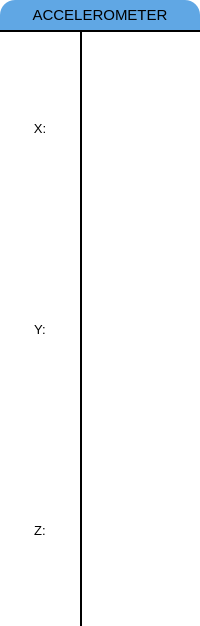
                        <widget class="QFrame" name="frame_13">
                         <property name="minimumSize">
                          <size>
                           <width>150</width>
                           <height>0</height>
                          </size>
                         </property>
                         <property name="maximumSize">
                          <size>
                           <width>16777215</width>
                           <height>16777215</height>
                          </size>
                         </property>
                         <property name="styleSheet">
                          <string notr="true">background:white;
border-radius: 15px;</string>
                         </property>
                         <property name="frameShape">
                          <enum>QFrame::StyledPanel</enum>
                         </property>
                         <property name="frameShadow">
                          <enum>QFrame::Raised</enum>
                         </property>
                         <layout class="QVBoxLayout" name="verticalLayout_17" stretch="0,1">
                          <property name="spacing">
                           <number>0</number>
                          </property>
                          <property name="leftMargin">
                           <number>0</number>
                          </property>
                          <property name="topMargin">
                           <number>0</number>
                          </property>
                          <property name="rightMargin">
                           <number>0</number>
                          </property>
                          <property name="bottomMargin">
                           <number>0</number>
                          </property>
                          <item>
                           <widget class="QLabel" name="label_37">
                            <property name="minimumSize">
                             <size>
                              <width>0</width>
                              <height>30</height>
                             </size>
                            </property>
                            <property name="font">
                             <font>
                              <pointsize>11</pointsize>
                             </font>
                            </property>
                            <property name="styleSheet">
                             <string notr="true">background:transparent;
background:#60A7E4;
border-top-left-radius: 15px;
border-top-right-radius: 15px;
border-bottom-left-radius: 0px;
border-bottom-right-radius: 0px;</string>
                            </property>
                            <property name="text">
                             <string>ACCELEROMETER</string>
                            </property>
                            <property name="alignment">
                             <set>Qt::AlignCenter</set>
                            </property>
                           </widget>
                          </item>
                          <item>
                           <widget class="QFrame" name="frame_55">
                            <property name="sizePolicy">
                             <sizepolicy hsizetype="Preferred" vsizetype="Preferred">
                              <horstretch>0</horstretch>
                              <verstretch>0</verstretch>
                             </sizepolicy>
                            </property>
                            <property name="styleSheet">
                             <string notr="true">border-top:1.5px solid black;
border-top-left-radius:0px;
border-top-right-radius:0px;</string>
                            </property>
                            <property name="frameShape">
                             <enum>QFrame::StyledPanel</enum>
                            </property>
                            <property name="frameShadow">
                             <enum>QFrame::Raised</enum>
                            </property>
                            <layout class="QHBoxLayout" name="horizontalLayout_47" stretch="0,0">
                             <property name="spacing">
                              <number>0</number>
                             </property>
                             <property name="leftMargin">
                              <number>0</number>
                             </property>
                             <property name="topMargin">
                              <number>0</number>
                             </property>
                             <property name="rightMargin">
                              <number>0</number>
                             </property>
                             <property name="bottomMargin">
                              <number>0</number>
                             </property>
                             <item>
                              <widget class="QFrame" name="frame_93">
                               <property name="minimumSize">
                                <size>
                                 <width>0</width>
                                 <height>0</height>
                                </size>
                               </property>
                               <property name="styleSheet">
                                <string notr="true">background:transparent;
border-top-left-radius:0px;
border-top-right-radius:0px;
border-top:0px solid black;</string>
                               </property>
                               <property name="frameShape">
                                <enum>QFrame::StyledPanel</enum>
                               </property>
                               <property name="frameShadow">
                                <enum>QFrame::Raised</enum>
                               </property>
                               <layout class="QVBoxLayout" name="verticalLayout_65">
                                <property name="spacing">
                                 <number>9</number>
                                </property>
                                <property name="leftMargin">
                                 <number>0</number>
                                </property>
                                <property name="topMargin">
                                 <number>0</number>
                                </property>
                                <property name="rightMargin">
                                 <number>0</number>
                                </property>
                                <property name="bottomMargin">
                                 <number>0</number>
                                </property>
                                <item>
                                 <widget class="QLabel" name="label_45">
                                  <property name="font">
                                   <font>
                                    <pointsize>10</pointsize>
                                   </font>
                                  </property>
                                  <property name="styleSheet">
                                   <string notr="true"/>
                                  </property>
                                  <property name="text">
                                   <string>X:</string>
                                  </property>
                                  <property name="alignment">
                                   <set>Qt::AlignCenter</set>
                                  </property>
                                 </widget>
                                </item>
                                <item>
                                 <widget class="QLabel" name="label_47">
                                  <property name="font">
                                   <font>
                                    <pointsize>10</pointsize>
                                   </font>
                                  </property>
                                  <property name="text">
                                   <string>Y:</string>
                                  </property>
                                  <property name="alignment">
                                   <set>Qt::AlignCenter</set>
                                  </property>
                                 </widget>
                                </item>
                                <item>
                                 <widget class="QLabel" name="label_46">
                                  <property name="font">
                                   <font>
                                    <pointsize>10</pointsize>
                                   </font>
                                  </property>
                                  <property name="text">
                                   <string>Z:</string>
                                  </property>
                                  <property name="alignment">
                                   <set>Qt::AlignCenter</set>
                                  </property>
                                 </widget>
                                </item>
                               </layout>
                              </widget>
                             </item>
                             <item>
                              <widget class="QFrame" name="frame_94">
                               <property name="sizePolicy">
                                <sizepolicy hsizetype="Preferred" vsizetype="Preferred">
                                 <horstretch>0</horstretch>
                                 <verstretch>0</verstretch>
                                </sizepolicy>
                               </property>
                               <property name="minimumSize">
                                <size>
                                 <width>120</width>
                                 <height>0</height>
                                </size>
                               </property>
                               <property name="styleSheet">
                                <string notr="true">background:transparent;
border-top-left-radius:0px;
border-top-right-radius:0px;
border-bottom-left-radius:0px;
border-top:0px solid black;</string>
                               </property>
                               <property name="frameShape">
                                <enum>QFrame::StyledPanel</enum>
                               </property>
                               <property name="frameShadow">
                                <enum>QFrame::Raised</enum>
                               </property>
                               <layout class="QVBoxLayout" name="verticalLayout_66">
                                <property name="leftMargin">
                                 <number>0</number>
                                </property>
                                <property name="topMargin">
                                 <number>0</number>
                                </property>
                                <property name="rightMargin">
                                 <number>0</number>
                                </property>
                                <property name="bottomMargin">
                                 <number>0</number>
                                </property>
                                <item>
                                 <widget class="QFrame" name="frame_92">
                                  <property name="maximumSize">
                                   <size>
                                    <width>120</width>
                                    <height>16777215</height>
                                   </size>
                                  </property>
                                  <property name="styleSheet">
                                   <string notr="true">background:transparent;
border-top-left-radius:0px;
border-top-right-radius:0px;
border-left:1.5px solid black;</string>
                                  </property>
                                  <property name="frameShape">
                                   <enum>QFrame::StyledPanel</enum>
                                  </property>
                                  <property name="frameShadow">
                                   <enum>QFrame::Raised</enum>
                                  </property>
                                  <layout class="QGridLayout" name="gridLayout_7">
                                   <property name="leftMargin">
                                    <number>0</number>
                                   </property>
                                   <property name="topMargin">
                                    <number>0</number>
                                   </property>
                                   <property name="rightMargin">
                                    <number>0</number>
                                   </property>
                                   <property name="bottomMargin">
                                    <number>0</number>
                                   </property>
                                   <property name="horizontalSpacing">
                                    <number>0</number>
                                   </property>
                                   <property name="verticalSpacing">
                                    <number>9</number>
                                   </property>
                                   <item row="1" column="0">
                                    <widget class="QTextEdit" name="accelerometer_value_y">
                                     <property name="sizePolicy">
                                      <sizepolicy hsizetype="Preferred" vsizetype="Preferred">
                                       <horstretch>0</horstretch>
                                       <verstretch>0</verstretch>
                                      </sizepolicy>
                                     </property>
                                     <property name="minimumSize">
                                      <size>
                                       <width>118</width>
                                       <height>30</height>
                                      </size>
                                     </property>
                                     <property name="font">
                                      <font>
                                       <pointsize>10</pointsize>
                                      </font>
                                     </property>
                                     <property name="styleSheet">
                                      <string notr="true">border-left:0px;
background:transparent;</string>
                                     </property>
                                     <property name="verticalScrollBarPolicy">
                                      <enum>Qt::ScrollBarAlwaysOff</enum>
                                     </property>
                                     <property name="horizontalScrollBarPolicy">
                                      <enum>Qt::ScrollBarAlwaysOff</enum>
                                     </property>
                                     <property name="readOnly">
                                      <bool>true</bool>
                                     </property>
                                     <property name="placeholderText">
                                      <string/>
                                     </property>
                                    </widget>
                                   </item>
                                   <item row="2" column="0">
                                    <widget class="QTextEdit" name="accelerometer_value_z">
                                     <property name="sizePolicy">
                                      <sizepolicy hsizetype="Preferred" vsizetype="Preferred">
                                       <horstretch>0</horstretch>
                                       <verstretch>0</verstretch>
                                      </sizepolicy>
                                     </property>
                                     <property name="minimumSize">
                                      <size>
                                       <width>118</width>
                                       <height>30</height>
                                      </size>
                                     </property>
                                     <property name="font">
                                      <font>
                                       <pointsize>10</pointsize>
                                      </font>
                                     </property>
                                     <property name="styleSheet">
                                      <string notr="true">background:transparent;
border-bottom-right-radius: 15px;
border-left:0px;
</string>
                                     </property>
                                     <property name="verticalScrollBarPolicy">
                                      <enum>Qt::ScrollBarAlwaysOff</enum>
                                     </property>
                                     <property name="horizontalScrollBarPolicy">
                                      <enum>Qt::ScrollBarAlwaysOff</enum>
                                     </property>
                                     <property name="readOnly">
                                      <bool>true</bool>
                                     </property>
                                    </widget>
                                   </item>
                                   <item row="0" column="0" colspan="2">
                                    <widget class="QTextEdit" name="accelerometer_value_x">
                                     <property name="sizePolicy">
                                      <sizepolicy hsizetype="Preferred" vsizetype="Preferred">
                                       <horstretch>0</horstretch>
                                       <verstretch>0</verstretch>
                                      </sizepolicy>
                                     </property>
                                     <property name="minimumSize">
                                      <size>
                                       <width>0</width>
                                       <height>30</height>
                                      </size>
                                     </property>
                                     <property name="font">
                                      <font>
                                       <pointsize>10</pointsize>
                                      </font>
                                     </property>
                                     <property name="styleSheet">
                                      <string notr="true">background:transparent;
border-top:0px solid black;
border-left:0px;</string>
                                     </property>
                                     <property name="verticalScrollBarPolicy">
                                      <enum>Qt::ScrollBarAlwaysOff</enum>
                                     </property>
                                     <property name="horizontalScrollBarPolicy">
                                      <enum>Qt::ScrollBarAlwaysOff</enum>
                                     </property>
                                     <property name="readOnly">
                                      <bool>true</bool>
                                     </property>
                                     <property name="html">
                                      <string>&lt;!DOCTYPE HTML PUBLIC &quot;-//W3C//DTD HTML 4.0//EN&quot; &quot;http://www.w3.org/TR/REC-html40/strict.dtd&quot;&gt;
&lt;html&gt;&lt;head&gt;&lt;meta name=&quot;qrichtext&quot; content=&quot;1&quot; /&gt;&lt;style type=&quot;text/css&quot;&gt;
p, li { white-space: pre-wrap; }
&lt;/style&gt;&lt;/head&gt;&lt;body style=&quot; font-family:'MS Shell Dlg 2'; font-size:10pt; font-weight:400; font-style:normal;&quot;&gt;
&lt;p style=&quot;-qt-paragraph-type:empty; margin-top:0px; margin-bottom:0px; margin-left:0px; margin-right:0px; -qt-block-indent:0; text-indent:0px;&quot;&gt;&lt;br /&gt;&lt;/p&gt;&lt;/body&gt;&lt;/html&gt;</string>
                                     </property>
                                     <property name="placeholderText">
                                      <string/>
                                     </property>
                                    </widget>
                                   </item>
                                  </layout>
                                 </widget>
                                </item>
                               </layout>
                              </widget>
                             </item>
                            </layout>
                           </widget>
                          </item>
                         </layout>
                        </widget>
